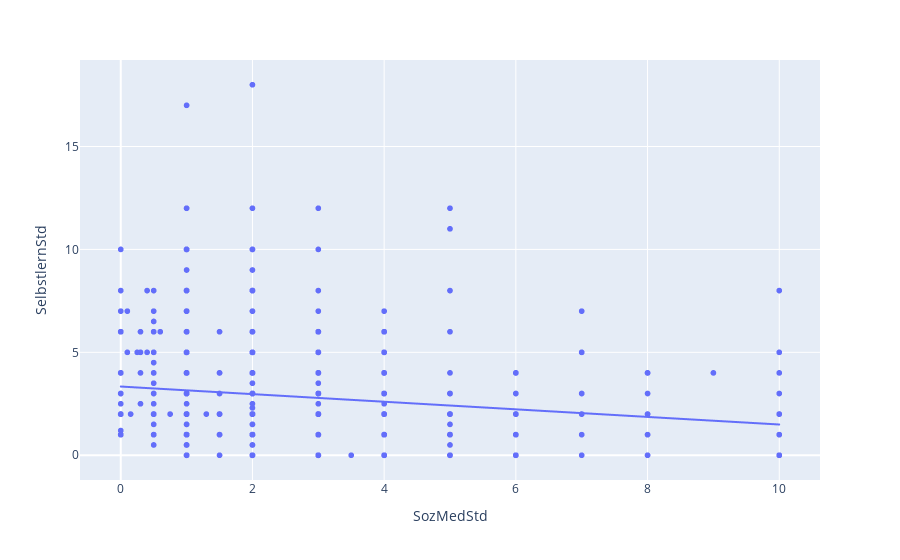

The notebook cell this image was saved under:
### Code cell
fig = px.scatter(df, x='SozMedStd', y='SelbstlernStd', height=500, trendline="ols")
fig.show()

### Figure 1 — Plotly figure (JSON) as saved in the notebook; plotly's stock layout.template omitted (floating-point values rounded to 4 significant figures; data arrays with more than 128 entries replaced by an {"elided": "..."} marker saying what was removed)
{"data": [{"hovertemplate": "SozMedStd=%{x}<br>SelbstlernStd=%{y}<extra></extra>", "legendgroup": "", "marker": {"color": "#636efa", "symbol": "circle"}, "mode": "markers", "name": "", "showlegend": false, "type": "scattergl", "x": {"elided": "1145 float values"}, "xaxis": "x", "y": {"elided": "1145 float values"}, "yaxis": "y"}, {"hovertemplate": "<b>OLS trendline</b><br>SelbstlernStd = -0.184521 * SozMedStd + 3.33827<br>R<sup>2</sup>=0.022674<br><br>SozMedStd=%{x}<br>SelbstlernStd=%{y} <b>(trend)</b><extra></extra>", "legendgroup": "", "marker": {"color": "#636efa", "symbol": "circle"}, "mode": "lines", "name": "", "showlegend": false, "type": "scattergl", "x": {"elided": "1145 float values"}, "xaxis": "x", "y": {"elided": "1145 float values"}, "yaxis": "y"}], "layout": {"autosize": true, "legend": {"tracegroupgap": 0}, "margin": {"t": 60}, "xaxis": {"anchor": "y", "autorange": true, "domain": [0, 1], "range": [-0.6049, 10.6], "title": {"text": "SozMedStd"}, "type": "linear"}, "yaxis": {"anchor": "x", "autorange": true, "domain": [0, 1], "range": [-1.237, 19.24], "title": {"text": "SelbstlernStd"}, "type": "linear"}}}
